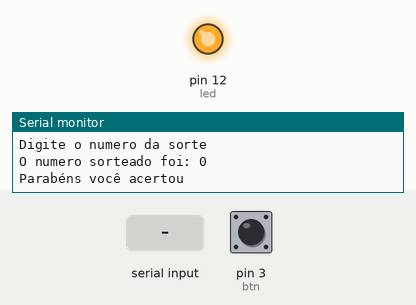
Bench run of a sketch on a simulated Arduino Uno, built with avr-gcc and run on an emulated ATmega328P. Parts: output pins drawn as LEDs (lit = HIGH), the last lines printed to the serial monitor. The inputs (shaded band) are chosen by the test bench; at power-on: pin 3 (btn) HIGH. Random numbers use the default seed unless the sketch sets one.

Above: at 1.2 s.
1.3 s: "90,45\n" received over Serial
At 2.1 s:
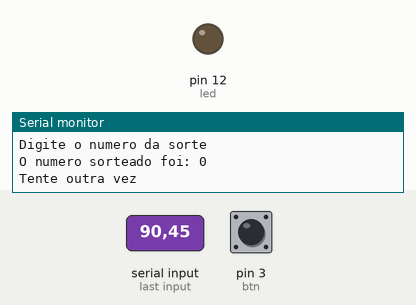
3.0 s: pin 3 (btn) pulled LOW for 1 s
7.0 s: "30,150\n" received over Serial
10.0 s: "5\n" received over Serial
13.0 s: pin 3 (btn) pulled LOW for 1 s
17.0 s: pin 3 (btn) pulsed LOW 2 times (0.12 s each, 0.3 s apart)
Timing chart, 0 to 20.0 s (numbered marks = the images above; inputs shaded):
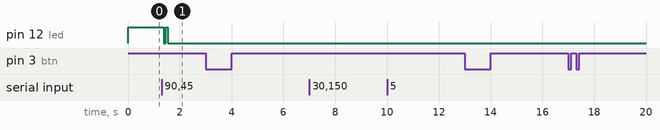

The sketch:

while_10_sorteio.ino
```cpp
#define led 12
#define btn 3
byte numSorteado, numSorte;
bool sorteio = false;

void setup() {
   Serial.begin(9600);
   pinMode(led, OUTPUT);  pinMode(btn, INPUT_PULLUP);
   digitalWrite(led, HIGH);
   randomSeed(analogRead(A0));
   Serial.println("Digite um numero da sorte!");
}

void loop() {
  if (Serial.available() > 0){
    numSorte = Serial.read()-48;
    Serial.println(numSorte);
  }
  while(!digitalRead(btn)){
    numSorteado = random(11);
    Serial.println(numSorteado);
    sorteio = true;
  }
  if(sorteio==true){
  }
   Serial.println("O numero sorteado foi: " + String(numSorteado));
   if (numSorteado == numSorte){
    Serial.println("Parabéns você acertou");
    digitalWrite(led, HIGH);
   }
   else {
   Serial.println("Tente outra vez");
   digitalWrite(led, LOW);
   }
   sorteio = false;
   Serial.println("Digite o numero da sorte");
}
```

Measured:
- after the input at 1.3 s, pin 12 (led): HIGH → LOW after 0.07 s, → HIGH 0.08 s later, → LOW 0.08 s later
